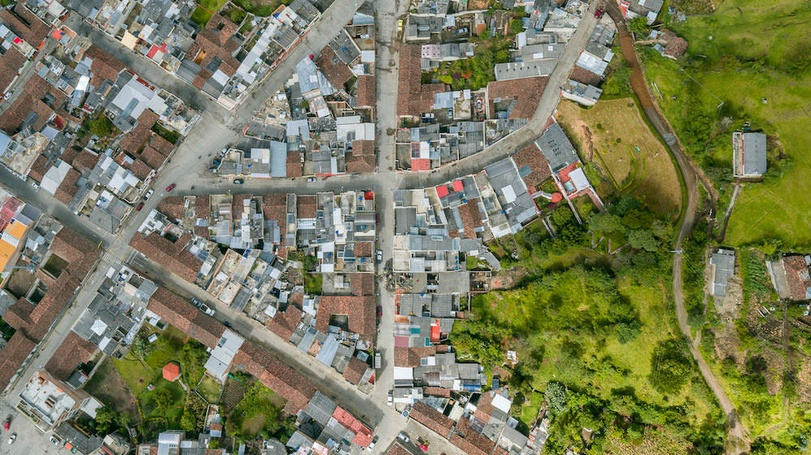
#> input picture data/serv-fotografia-aerea-v2.jpg, 811 x 455 px, shrunk from 1000 x 561 before the run; the run also reads 1 picture not shown here
$ jupyter execute --allow-errors Practica_kmeans_Imagen-Copy1.ipynb
#> lines starting #> are read from the running program, lines starting #| are printed output that depends on the picture
# Practica Clustering k-means (Imagen Satelital)

### Mineria de Datos
#### Gerardo Luis Muriel

#### Problema
Clasificar una imagen satelital de acuerdo a la respuesta espectral de cada objeto en el suelo, en las bandas R,G,B,NIR

## 1-Importar librerias

[cell 1]
import numpy as np
import pandas as pd
import matplotlib.pyplot as plt
import seaborn as sns
from sklearn.cluster import KMeans # Para realizar clustering kmeans
import matplotlib.image as mpimg #Para leer las imagenes
from skimage import io

## 2-Importar los datos

#### Imagen 1 Sin NIR

[cell 2]
foto=mpimg.imread("data/serv-fotografia-aerea-v2.jpg")
#> foto is the input picture: shape (455, 811, 3); mean R, G, B 121.5, 123.1, 91.2
plt.imshow(foto)

#### Imagen 2 con NIR

#> (a cell that did not finish here is left out)

#> (a cell that did not finish here is left out)

## 3-Preprocesamiento

### 3.1-Seleccionar conjunto de datos
Convertir la imagen en un dataframe

#### Imagen 1 Sin NIR

[cell 5]
r = foto[:,:,0].reshape(foto.shape[0]*foto.shape[1],1)
g = foto[:,:,1].reshape(foto.shape[0]*foto.shape[1],1)
b = foto[:,:,2].reshape(foto.shape[0]*foto.shape[1],1)
dfimg = pd.DataFrame(np.concatenate((r,g,b),axis=1),columns=['Rojo','Verde','Azul'])
#> dfimg = table of 369005 rows and 3 columns
dfimg.head(10)
#> Out = table of 10 rows and 3 columns

[cell 6]
dfimg.info()
#| <class 'pandas.core.frame.DataFrame'>
#| RangeIndex: 369005 entries, 0 to 369004
#| Data columns (total 3 columns):
#|  #   Column  Non-Null Count   Dtype
#| ---  ------  --------------   -----
#|  0   Rojo    369005 non-null  uint8
#|  1   Verde   369005 non-null  uint8
#|  2   Azul    369005 non-null  uint8
#| dtypes: uint8(3)
#| memory usage: 1.1 MB

#### Imagen 2 con NIR

#> (a cell that did not finish here is left out)

### 3.2. Verificar si es necesario normalizar los datos

#### Imagen 1 Sin NIR

[cell 8]
dfimg.describe()
#> Out = table of 8 rows and 3 columns

Normalizando los datos...

[cell 9]
dfimg_norm=(dfimg-dfimg.min())/(dfimg.max()-dfimg.min())
#> dfimg_norm = table of 369005 rows and 3 columns

[cell 10]
dfimg_norm.describe()
#> Out = table of 8 rows and 3 columns

#### Imagen 2 con NIR

#> (a cell that did not finish here is left out)

### 3.3-Analisis de componentes principales

#### Imagen 1 Sin NIR

[cell 12]
from sklearn.decomposition import PCA
pca = PCA(n_components=3)
pca_dfimg = pca.fit_transform(dfimg)
pca_dfimg_df = pd.DataFrame(data = pca_dfimg,columns = ['PCA1','PCA2','PCA3'])
#> pca_dfimg_df = table of 369005 rows and 3 columns

[cell 13]
pca_dfimg_df.head(10)
#> Out = table of 10 rows and 3 columns

#### Imagen 2 con NIR

[cell 14]
pca2 = PCA(n_components=3)
#> (the rest of this cell did not finish here and is left out)

#> (a cell that did not finish here is left out)

## 4-Visualizacion

#### Imagen 1 Sin NIR

[cell 16]
fig,ax=plt.subplots()

ax.scatter(x = pca_dfimg_df.PCA1, y = pca_dfimg_df.PCA2,c='blue',s=0.0001)
ax.set_xlabel('PCA1')
ax.set_ylabel('PCA2')
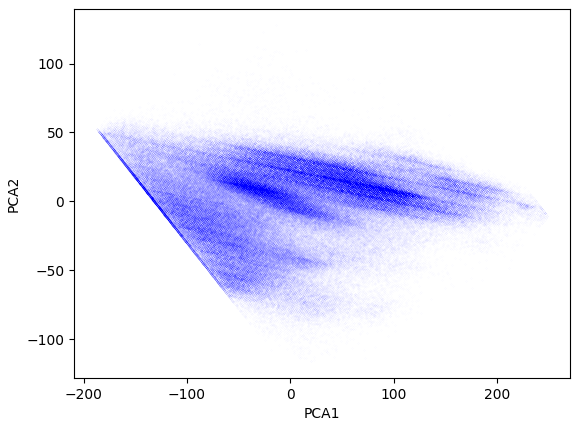
#> figure drawn by matplotlib, 1 panel

[cell 17]
fig,ax=plt.subplots()
ax = plt.axes(projection ="3d")
ax.scatter3D(pca_dfimg_df.PCA1, pca_dfimg_df.PCA2, pca_dfimg_df.PCA3,c='blue',s=0.0001)
ax.set_xlabel('PCA1')
ax.set_ylabel('PCA2')
ax.set_zlabel('PCA3')
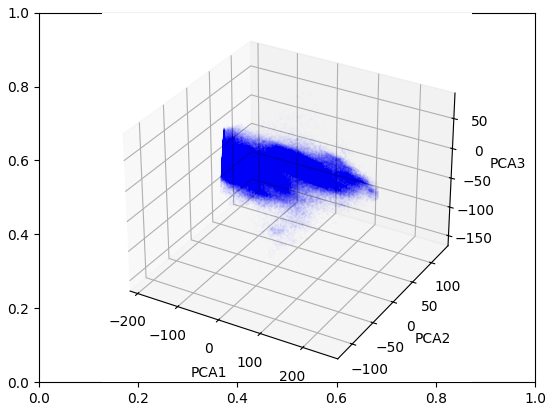
#> figure drawn by matplotlib, 1 panel

[cell 18]
sns.pairplot(pca_dfimg_df)
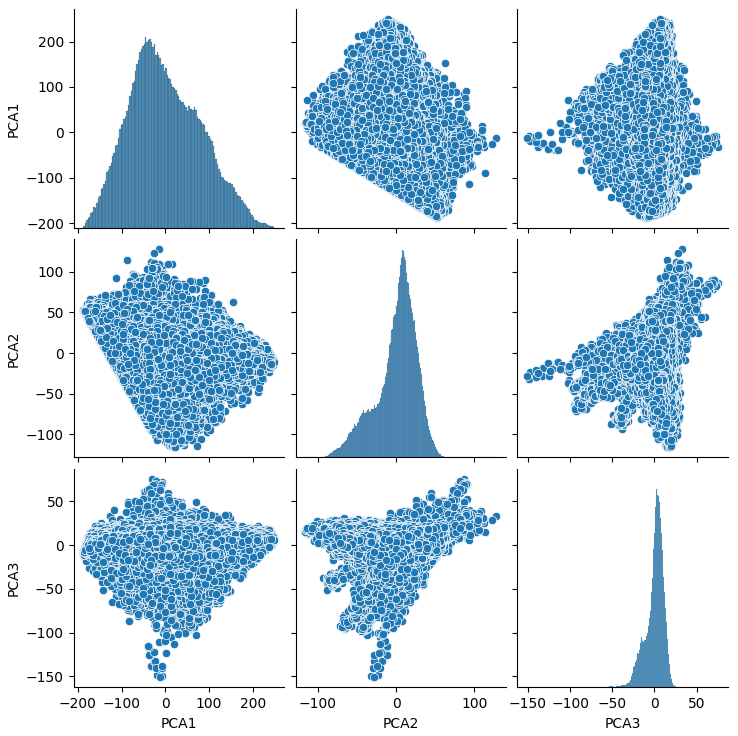
#> figure drawn by matplotlib, 9 panels

#### Imagen 2 con NIR

[cell 19]
fig,ax=plt.subplots()

#> (the rest of this cell did not finish here and is left out)

#> (a cell that did not finish here is left out)

## 5-Definicion de numero de clases (k) optima

Se hace empiricamente teniendo un amplio conocimiento de los datos, o si no realizando varias agrupaciones con diferentes numero de clases, y calculando el valor de "Variacion entre cluster", definido como:

$E=\sum_{i=1}^{k} \sum_{p \in C_{i}}dist(p,c_{i})^{2}$

$Donde:\\E: Suma\ del\ error\ cuadratico\\ p:\ es\ el\ punto\ que\ representa\ un\ dato\\ c_{i}\ es\ el\ centroide\ del\ agrupamiento\ C_{i}\\ k:\ es\ numero\ de\ agrupamientos\ $

#### Imagen 1 Sin NIR

[cell 21]
ec=[]

for i in range(1,11):
    kmeans = KMeans(n_clusters = i,max_iter = 300)
    kmeans.fit(pca_dfimg_df)
    ec.append(kmeans.inertia_)
#> after the loop, ec = [2.74e+09, 1.08e+09, 701882430, 530659365.1, 413678345.5, 351592533.3, 292600697.4, 259115731.5, 229679232.6, 209978245.1]

[cell 22]
plt.plot(range(1,11),ec)
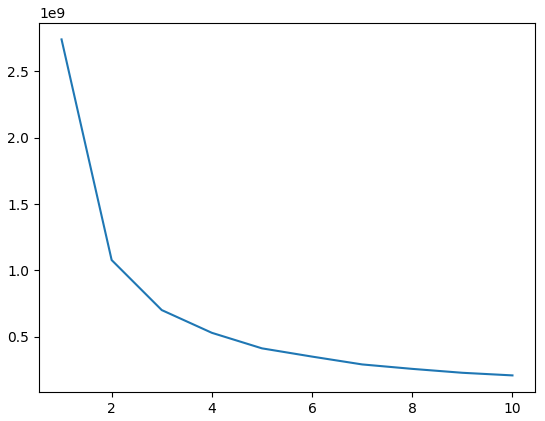
#> figure drawn by matplotlib, 1 panel; curve peaks at x = 1, y = 2.74e+09

#### Imagen 2 con NIR

[cell 23]
ec=[]

#> (the rest of this cell did not finish here and is left out)

#> (a cell that did not finish here is left out)

### 6-Creacion de Agrupamientos

#### Imagen 1 Sin NIR

[cell 25]
kmeans = KMeans(n_clusters = 2,max_iter = 300)
kmeans.fit(pca_dfimg_df[['PCA1','PCA2','PCA3']])

[cell 26]
pca_dfimg_df['grupo']=kmeans.labels_
pca_dfimg_df.head(10)
#> Out = table of 10 rows and 4 columns

[cell 27]
fig,ax=plt.subplots()

colores=np.array(['red','green'])
ax.scatter(x = pca_dfimg_df.PCA1, y = pca_dfimg_df.PCA2,c=colores[pca_dfimg_df.grupo],s=8)
ax.set_xlabel('PCA1')
ax.set_ylabel('PCA2')
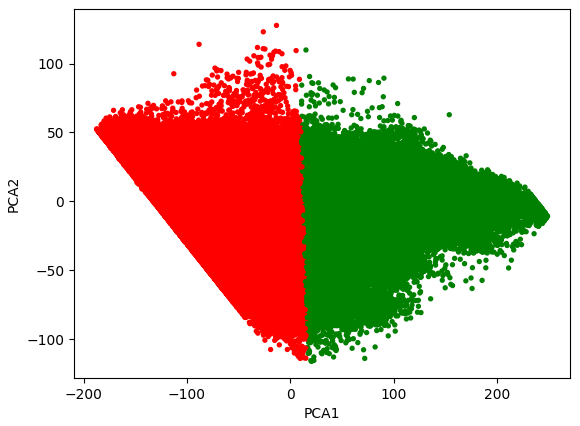
#> figure drawn by matplotlib, 1 panel
